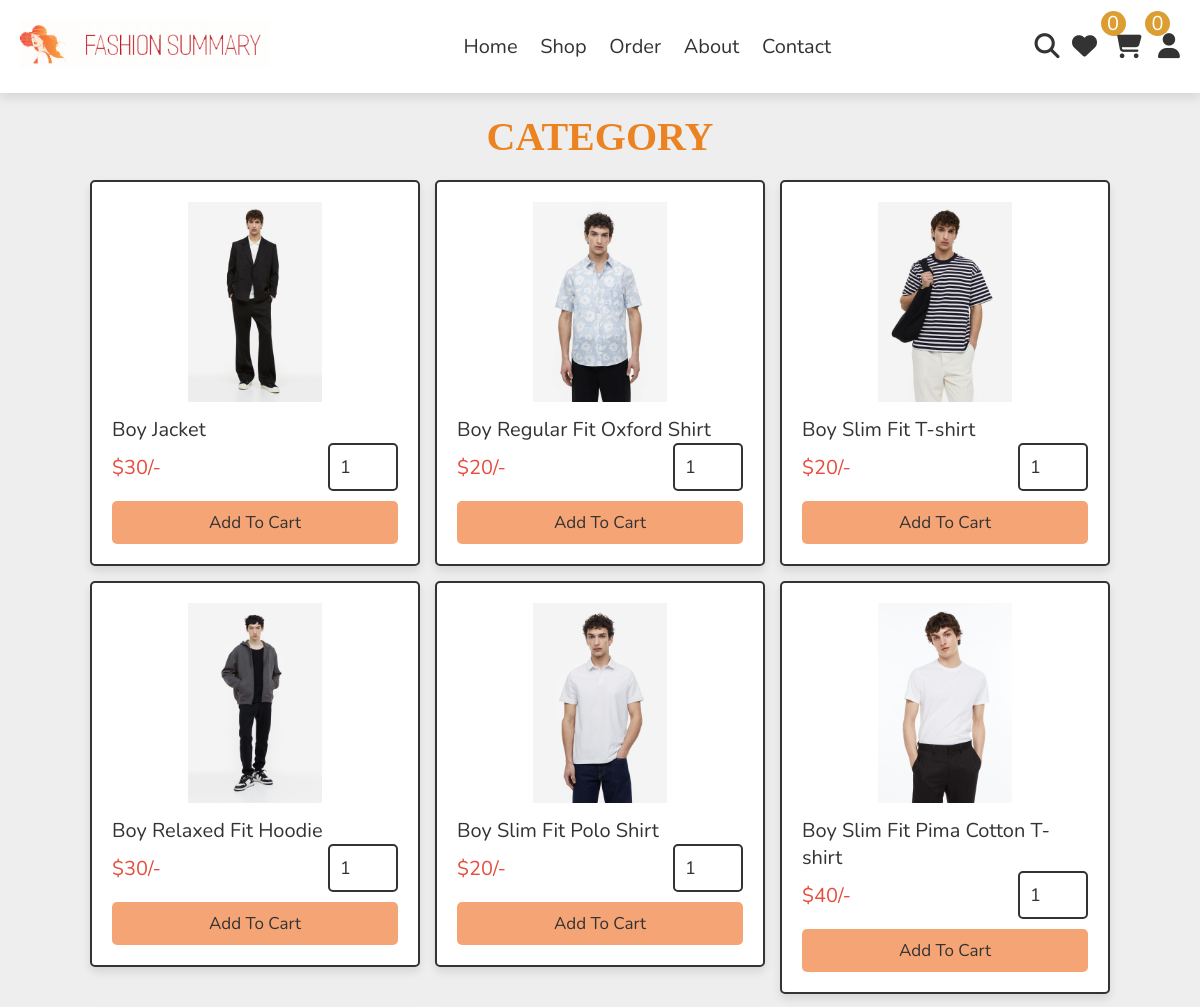
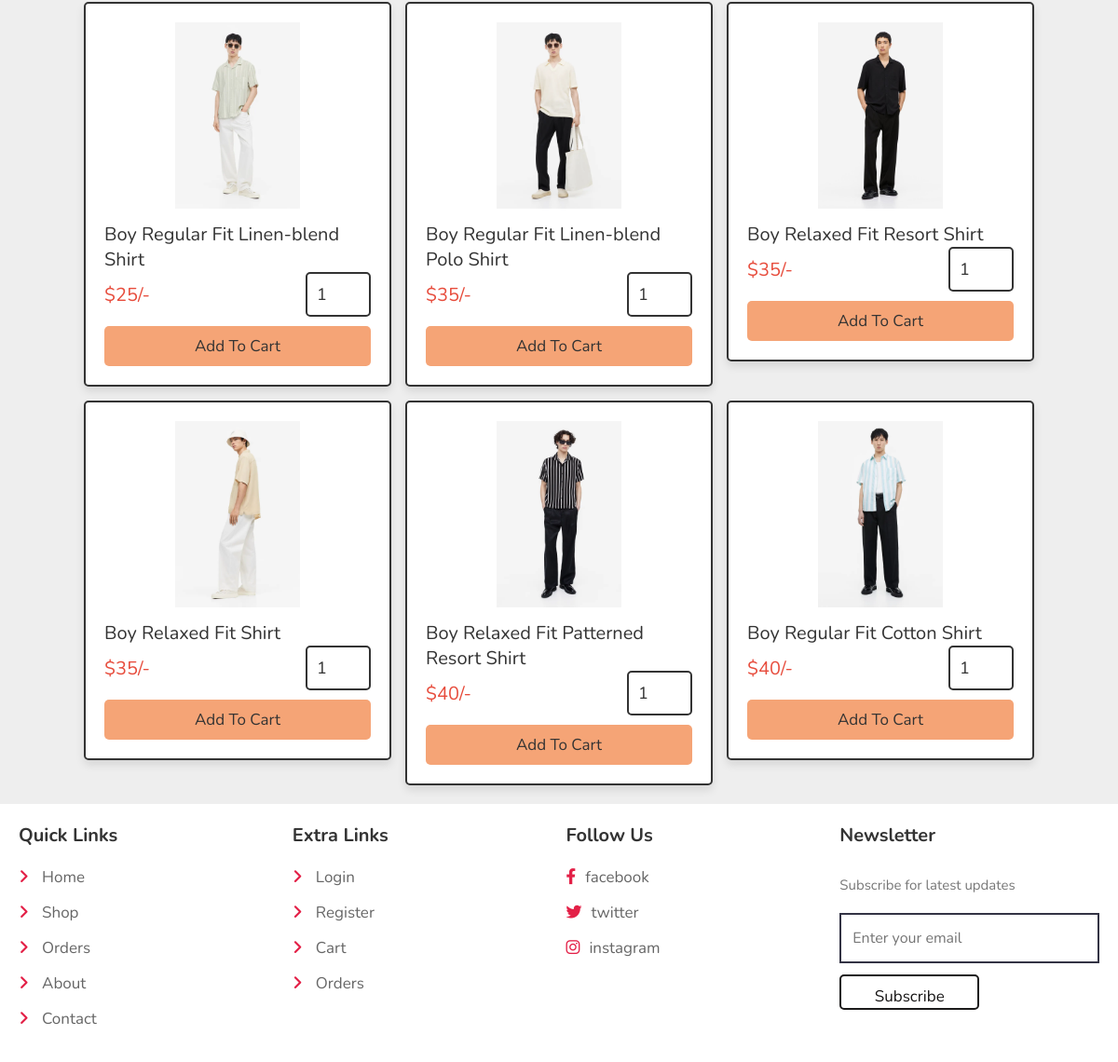
The page /category.php?category=boy on the database its author committed (2 pictures, top to bottom).
### tables this page shows
CREATE TABLE `products` (
  `id` int(100) NOT NULL,
  `name` varchar(100) NOT NULL,
  `size` varchar(100) NOT NULL,
  `price` int(10) NOT NULL,
  `image_01` varchar(100) NOT NULL,
  `image_02` varchar(100) NOT NULL,
  `image_03` varchar(100) NOT NULL,
  `details` varchar(500) NOT NULL
);

### category.php (the view, shortened to what this page needs)
<?php
include 'components/connect.php';
?>
<!DOCTYPE html>
<html lang="en">
<head>
   <link rel="stylesheet" href="https://cdnjs.cloudflare.com/ajax/libs/font-awesome/6.1.1/css/all.min.css">
   <link rel="stylesheet" href="css/style.css">
</head>
<body>
<?php include 'components/user_header.php'; ?>
<section class="products">
   <h1 class="heading">category</h1>
   <div class="box-container">
   <?php
     $category = $_GET['category'];
     $select_products = $conn->prepare("SELECT * FROM `products` WHERE name LIKE '%{$category}%'");
     $select_products->execute();
     if($select_products->rowCount() > 0){
      while($fetch_product = $select_products->fetch(PDO::FETCH_ASSOC)){
   ?>
   <form action="" method="post" class="box">
      <img src="uploaded_img/<?= $fetch_product['image_01']; ?>" alt="">
      <div class="name"><?= $fetch_product['name']; ?></div>
      <div class="flex">
         <div class="price"><span>$</span><?= $fetch_product['price']; ?><span>/-</span></div>
         <input type="number" name="qty" class="qty" min="1" max="99" onkeypress="if(this.value.length == 2) return false;" value="1">
      </div>
      <input type="submit" value="Add to cart" class="btn" name="add_to_cart">
   </form>
   <?php
      }
   }else{
      echo '<p class="empty">No products found!</p>';
   }
   ?>
   </div>
</section>
<?php include 'components/footer.php'; ?>
</body>
</html>

### css/style.css (style rules this page uses)
:root { --main-color:#e32047; --primary-color: #f3f312; --orange:#f39c12; --red:#e74c3c; --black:#333; --white:#fff; --light-color:#666; --light-bg:#eee; --border:.2rem solid var(--black); --box-shadow:0 .5rem 1rem rgba(0,0,0,.1); -webkit-box-sizing: border-box; box-sizing: border-box; outline: none; border: none; text-decoration: none; -webkit-transition: all .2s linear; transition: all .2s linear; }
* { font-family: 'Nunito', sans-serif; margin:0; padding:0; box-sizing: border-box; outline: none; border:none; text-decoration: none; }
html { font-size: 62.5%; overflow-x: hidden; }
body { background-color: var(--light-bg); }
section { padding:2rem; max-width: 1200px; margin:0 auto; }
.heading { font-size: 4rem; color:var(--black); margin-bottom: 2rem; text-align: center; text-transform: uppercase; }
.btn, .delete-btn, .option-btn { display: block; width: 100%; margin-top: 1rem; border-radius: .5rem; padding:1rem 3rem; font-size: 1.7rem; text-transform: capitalize; color:var(--black); cursor: pointer; text-align: center; background-color: #f08842; }
.products h1 { font-size: 4rem; color: #eb8322; font-family: 'Times New Roman', Times, serif; }
.products .box-container { display: grid; grid-template-columns: repeat(auto-fit, 33rem); gap:1.5rem; justify-content: center; align-items: flex-start; }
.products .box-container .box { position: relative; background-color: var(--white); box-shadow: var(--box-shadow); border-radius: .5rem; border:var(--border); padding:2rem; overflow: hidden; }
.products .box-container .box .btn { background-color: #f5a476; }
.products .box-container .box img { height: 20rem; width: 100%; object-fit: contain; margin-bottom: 1rem; }
.products .box-container .box .name { font-size: 2rem; color:var(--black); }
.products .box-container .box .flex { display: flex; align-items: center; gap:1rem; }
.products .box-container .box .flex .qty { width: 7rem; padding:1rem; border:var(--border); font-size: 1.8rem; color:var(--black); border-radius: .5rem; }
.products .box-container .box .flex .price { font-size: 2rem; color:var(--red); margin-right: auto; }

### rows shown on the page
products: image_01 (picture), name "Boy Jacket", price "30"
products: image_01 (picture), name "Boy Regular Fit Oxford Shirt", price "20"
products: image_01 (picture), name "Boy Slim Fit T-shirt", price "20"
products: image_01 (picture), name "Boy Relaxed Fit Hoodie", price "30"
products: image_01 (picture), name "Boy Slim Fit Polo Shirt", price "20"
products: image_01 (picture), name "Boy Slim Fit Pima Cotton T-shirt", price "40"
products: image_01 (picture), name "Boy Regular Fit Linen-blend Shirt", price "25"
products: image_01 (picture), name "Boy Regular Fit Linen-blend Polo Shirt", price "35"
products: image_01 (picture), name "Boy Relaxed Fit Resort Shirt", price "35"
products: image_01 (picture), name "Boy Relaxed Fit Shirt", price "35"
products: image_01 (picture), name "Boy Relaxed Fit Patterned Resort Shirt", price "40"
products: image_01 (picture), name "Boy Regular Fit Cotton Shirt", price "40"

### other values the page prints
$total_wishlist_counts "0"
$total_cart_counts "0"
